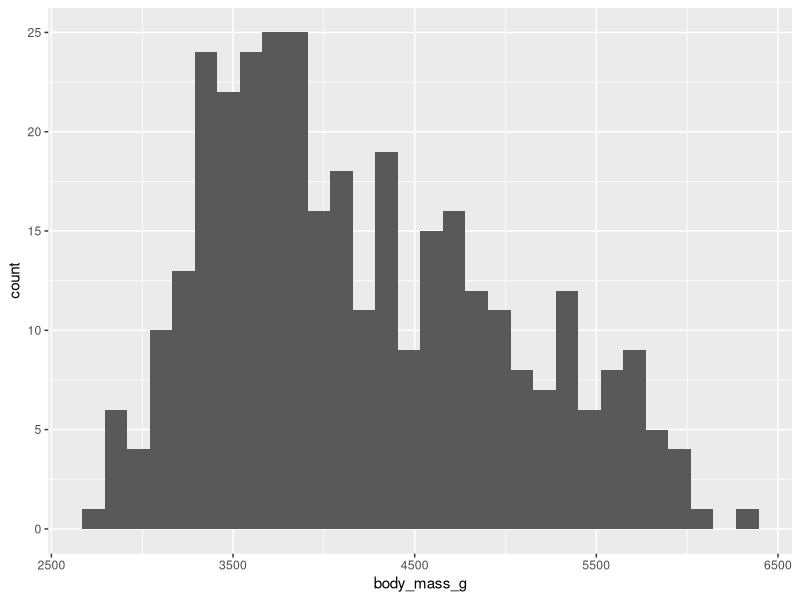
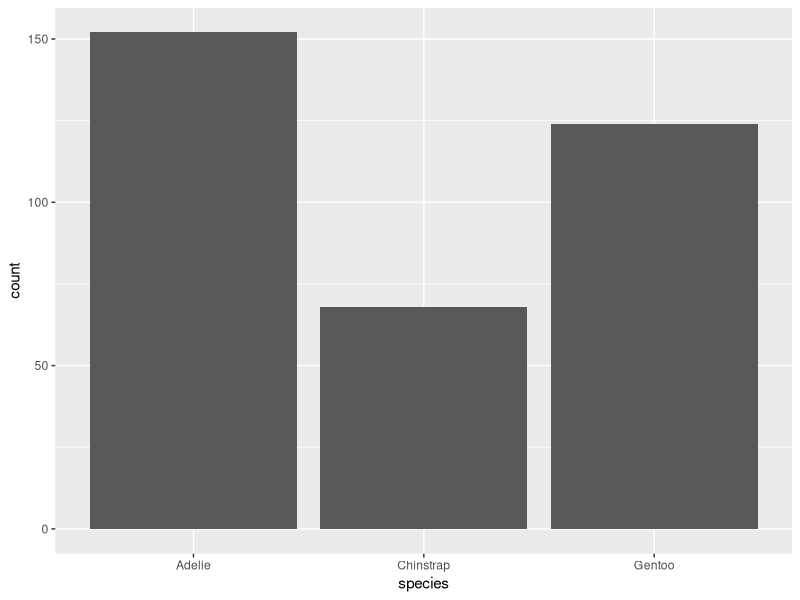
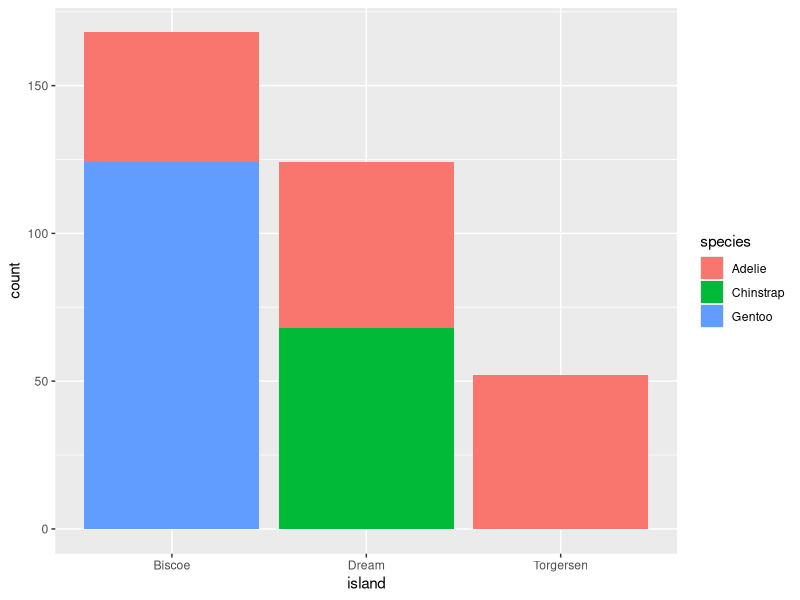
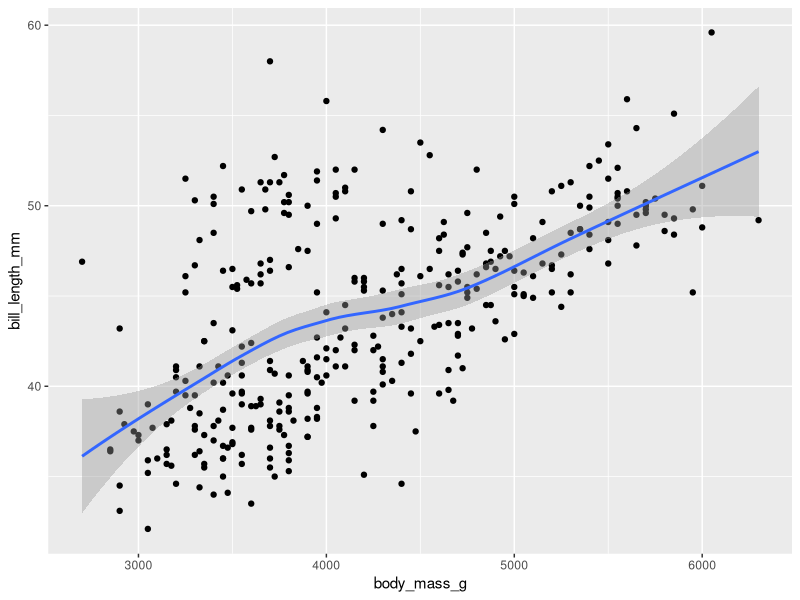
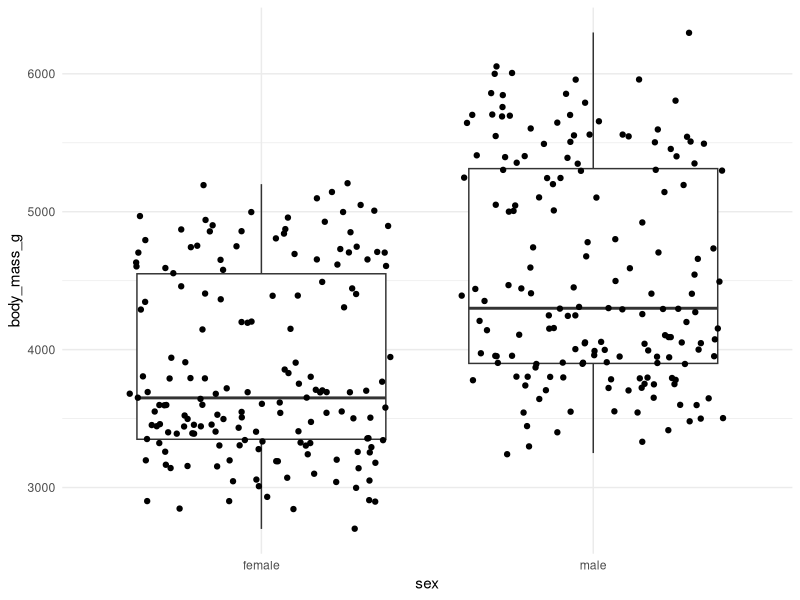
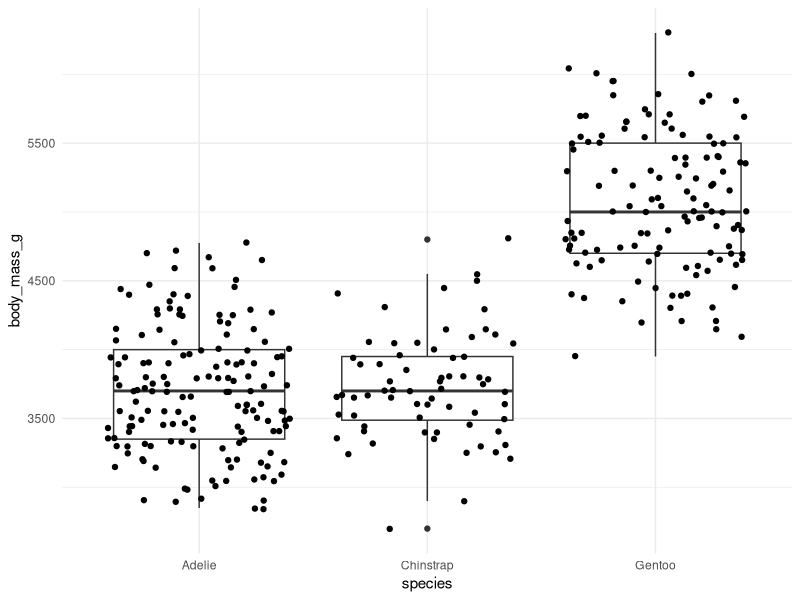

R code for these plots, in order:
## ---- chunk 1
#| label: setup
#| echo: true

library(tidyverse)
library(palmerpenguins)

# df <- YOUR_PROJECT_DATA
df <- penguins

glimpse(df)

## ---- chunk 2
#| label: data-summary

total_observations <- nrow(df)

missing_sex <- sum(is.na(df$sex))

missing_mass <- sum(is.na(df$body_mass_g))

missing_bill <- sum(is.na(df$bill_length_mm))

missing_island <- sum(is.na(df$island))

## ---- chunk 3
#| label: fig-distribution-1var-histogram
#| fig-cap: "Distribution of body mass."

df |>
    ggplot(aes(x = body_mass_g)) +
    geom_histogram()


## ---- chunk 4
#| label: tbl-distribution-1var-summary
#| tbl-cap: "Summary statistics for body mass."

df |> 
    summarize(
        mean = mean(body_mass_g, na.rm = TRUE),
        sd = sd(body_mass_g, na.rm = TRUE),
        median = median(body_mass_g, na.rm = TRUE),
        iqr = IQR(body_mass_g, na.rm = TRUE)
    )

## ---- chunk 5
#| label: fig-frequency-1var-bar
#| fig-cap: "Frequency of penguin species observations."

df |>
    ggplot(aes(x = species)) +
    geom_bar()
## ---- chunk 6
#| label: tbl-frequency-1var-percent
#| tbl-cap: "Frequency and percentage of penguin species observations."

df |> 
    group_by(species) |>
    summarize(n = n()) |>
    mutate(pct = n / sum(n) * 100)

# OR with count() -- ?count to see why
# 
# df |>
#     count(species) |>
#     mutate(pct = n / sum(n) * 100)

## ---- chunk 7
#| label: fig-frequency-2var-bar
#| fig-cap: "Frequency of penguin species by island."

df |> 
    drop_na(species, island) |> 
    ggplot(aes(x = island, fill = species)) +
    geom_bar()
## ---- chunk 8
#| label: tbl-frequency-2var-proptable
#| tbl-cap: "Proportional distribution of penguin species by island."

table(df$island, df$species) |> 
    prop.table(margin = 1) * 100

## ---- chunk 9
#| label: fig-association-2var-scatter
#| fig-cap: "Association between body mass (g) and bill length (mm)."

df |> 
    drop_na(body_mass_g, bill_length_mm) |> 
    ggplot(aes(x = body_mass_g, y = bill_length_mm)) +
    geom_point() +
    geom_smooth()

## ---- chunk 10
#| label: model-association-2var-corr

cor.test(
    x = df$body_mass_g,
    y = df$flipper_length_mm
    )

## ---- chunk 11
#| label: fig-group-compare-2var-2lvl-boxplot
#| fig-cap: "Group differences in body mass by sex."

df |> 
    drop_na(sex, body_mass_g) |>
    ggplot(aes(x = sex, y = body_mass_g)) +
    geom_boxplot() +
    geom_jitter() +
    theme_minimal()

## ---- chunk 12
#| label: model-group-compare-2var-2lvl-ttest

t.test(body_mass_g ~ sex, data = drop_na(df, sex, body_mass_g))

## ---- chunk 13
#| label: fig-group-compare-2var-3lvl-boxplot
#| fig-cap: "Group differences in body mass by species."

df |> 
    drop_na(species, body_mass_g) |>
    ggplot(aes(x = species, y = body_mass_g)) +
    geom_boxplot() +
    geom_jitter() +
    theme_minimal()

## ---- chunk 14
#| label: model-group-compare-2var-3lvl-anova

df |> drop_na(species, body_mass_g) |> 
    group_by(species) |> 
    summarize(mean_mass = mean(body_mass_g))

anova_output <- aov(body_mass_g ~ species, data = drop_na(df, species, body_mass_g))

summary(anova_output)

TukeyHSD(anova_output)
